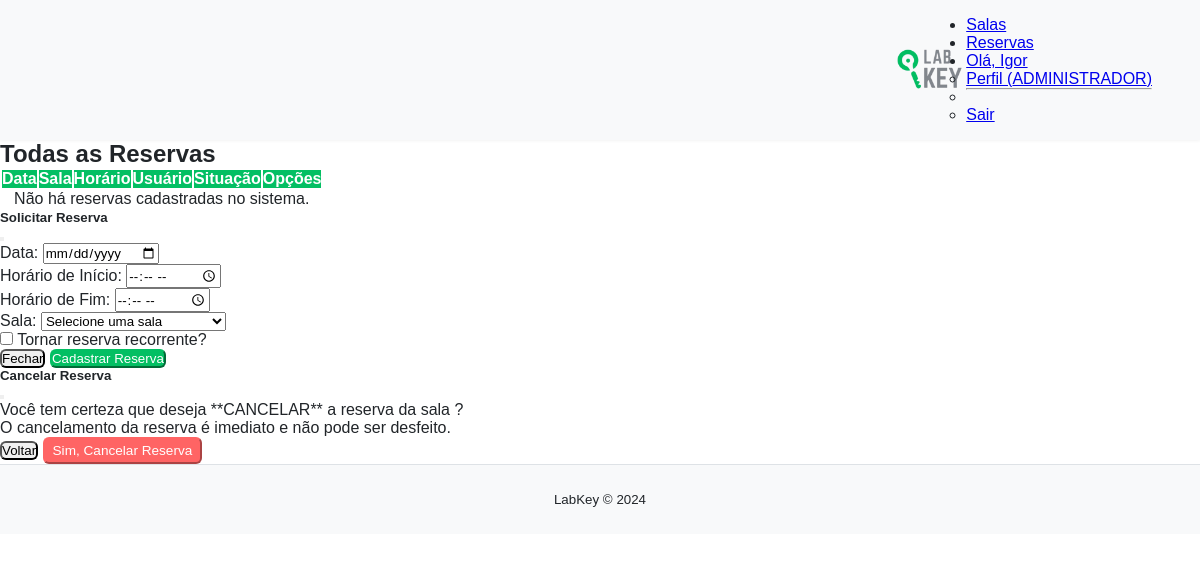
Page /reservas (signed in) on the earlier database version.
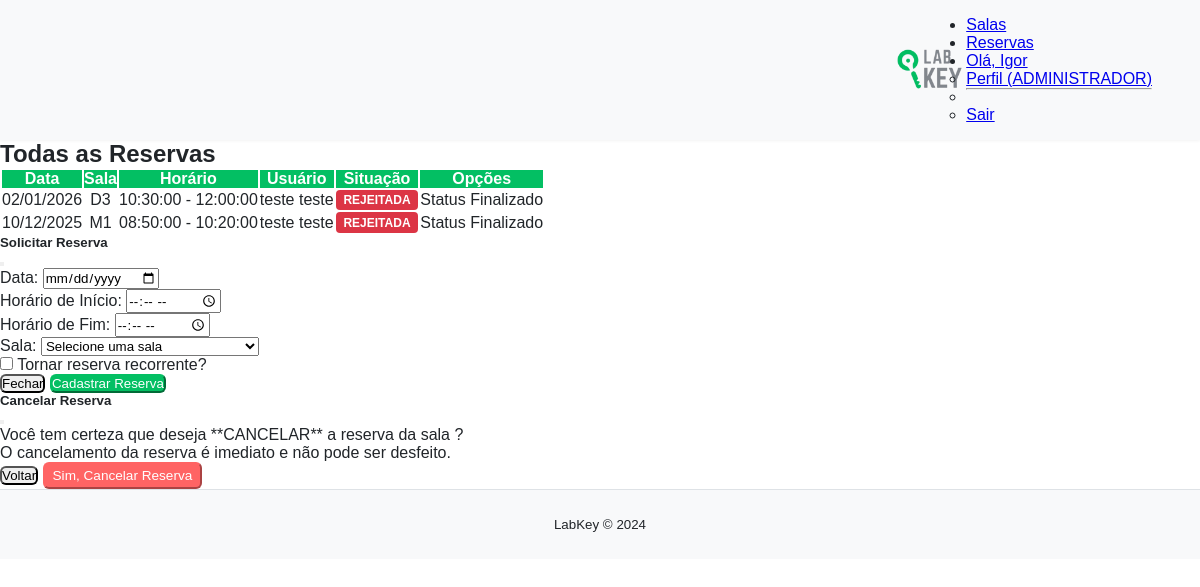
Same page on the later database version.
### models/models.py (models this page shows)
class ReservaBase(SQLModel):
    data: date = Field(description="Data da reserva")
    hora_inicio: time = Field(description="Hora de início")
    hora_fim: time = Field(description="Hora de término")
    status: StatusReserva = Field(default=StatusReserva.PENDENTE, description="Status atual da reserva")

class Reserva(ReservaBase, table=True):
    id: Optional[int] = Field(default=None, primary_key=True)
    usuario_id: int = Field(foreign_key="usuario.id")
    sala_id: int = Field(foreign_key="sala.id")
    usuario: Optional[Usuario] = Relationship(back_populates="reservas")
    sala: Optional[Sala] = Relationship(back_populates="reservas")

class SalaBase(SQLModel):
    nome: str = Field(unique=True, index=True, description="Nome identificador da sala")
    descricao: Optional[str] = Field(default=None, description="Descrição da sala")
    capacidade: int = Field(description="Capacidade máxima de pessoas")
    localizacao: Optional[str] = Field(default=None, description="Localização física da sala") # Opcional
    recursos: Optional[str] = Field(default=None, description="Equipamentos ou recursos disponíveis") # Opcional

class Sala(SalaBase, table=True):
    id: Optional[int] = Field(default=None, primary_key=True)
    reservas: List["Reserva"] = Relationship(back_populates="sala")

class UsuarioBase(SQLModel):
    nome: str = Field(index=True, description="Nome completo do usuário")
    email: str = Field(unique=True, description="E-mail único para login")
    tipo: TipoUsuario = Field(default=TipoUsuario.COMUM, description="Tipo de usuário")

class Usuario(UsuarioBase, table=True):
    id: Optional[int] = Field(default=None, primary_key=True)
    senha_hash: str # Campo para armazenar o hash da senha
    reservas: List["Reserva"] = Relationship(back_populates="usuario")

### main.py (the view)
@app.get("/reservas", summary="Página de Reservas (Unificada)")
def reservas_page(request: Request, session: Session = Depends(get_session)):
    if "usuario_id" not in request.session:
        return RedirectResponse(url="/login", status_code=status.HTTP_303_SEE_OTHER)
    nome = request.session.get("nome")
    tipo = request.session.get("tipo_usuario")
    usuario_id = request.session.get("usuario_id")
    if tipo == TipoUsuario.ADMINISTRADOR.value:
        reservas_exibidas = session.exec(
            select(Reserva).order_by(Reserva.data.desc())
        ).all()
    else:
        reservas_exibidas = session.exec(
            select(Reserva).where(Reserva.usuario_id == usuario_id).order_by(Reserva.data.desc())
        ).all()
    salas = session.exec(select(Sala)).all()
    return templates.TemplateResponse(
        "reservas.html",
        {
            "request": request,
            "nome": nome,
            "tipo_usuario": tipo,
            "todas_as_reservas": reservas_exibidas,
            "salas_disponiveis": salas,
        }
    )

### templates/reservas.html (shortened to what the changed rows need)
{% extends "base_dashboard.html" %}
{% block content %}
<div class="container my-5">
    <h2 class="text-center mb-5">
        {% if tipo_usuario == 'ADMINISTRADOR' %}
            Todas as Reservas
        {% else %}
            Minhas Reservas
        {% endif %}
    </h2>
    <div class="table-responsive">
        <table class="table table-bordered table-hover">
            <thead>
                <tr>
                    <th scope="col">Data</th>
                    <th scope="col">Sala</th>
                    <th scope="col">Horário</th>
                    {% if tipo_usuario == 'ADMINISTRADOR' %}
                        <th scope="col">Usuário</th>
                    {% endif %}
                    <th scope="col">Situação</th>
                    <th scope="col">Opções</th>
                </tr>
            </thead>
            <tbody>
                {% for reserva in todas_as_reservas %}
                <tr>
                    <td>{{ reserva.data | date_format('%d/%m/%Y') }}</td>
                    <td>{{ reserva.sala.nome }}</td>
                    <td>{{ reserva.hora_inicio }} - {{ reserva.hora_fim }}</td>
                    {% if tipo_usuario == 'ADMINISTRADOR' %}
                        <td>{{ reserva.usuario.nome }}</td>
                    {% endif %}
                    <td>
                        {% set status_string = reserva.status.value | default(reserva.status) %}
                        <span class="status-badge status-{{ status_string | lower }}">
                            {{ status_string | upper }}
                        </span>
                    </td>
                    <td>
                        {% if tipo_usuario == 'ADMINISTRADOR' %}
                            {% if reserva.status.value == 'Pendente' %}
                                <button
                                    class="btn btn-aprovar btn-status-admin"
                                    type="button"
                                    data-reserva-id="{{ reserva.id }}"
                                    data-novo-status="Aprovada"
                                >
                                    Aprovar
                                </button>
                                <button
                                    class="btn btn-rejeitar btn-status-admin"
                                    type="button"
                                    data-reserva-id="{{ reserva.id }}"
                                    data-novo-status="Rejeitada"
                                >
                                    Rejeitar
                                </button>
                            {% else %}
                                <span class="text-muted">Status Finalizado</span>
                            {% endif %}
                        {% endif %}
                    </td>
                </tr>
                {% else %}
                <tr>
                    {% set colspan_value = 6 if tipo_usuario == 'ADMINISTRADOR' else 5 %}
                    <td colspan="{{ colspan_value }}" class="text-center text-muted">
                        {% if tipo_usuario == 'ADMINISTRADOR' %}
                            Não há reservas cadastradas no sistema.
                        {% else %}
                            Você ainda não possui reservas cadastradas.
                        {% endif %}
                    </td>
                </tr>
                {% endfor %}
            </tbody>
        </table>
    </div>
</div>
{% endblock %}

Differences in the rows shown:
added Reserva: data "02/01/2026", sala.nome "D3", hora_inicio "10:30:00", hora_fim "12:00:00", usuario.nome "teste teste", status "REJEITADA", shows "Status Finalizado"
added Reserva: data "10/12/2025", sala.nome "M1", hora_inicio "08:50:00", hora_fim "10:20:00", usuario.nome "teste teste", status "REJEITADA", shows "Status Finalizado"
Other differences:
text no longer shown: "Não há reservas cadastradas no sistema."
